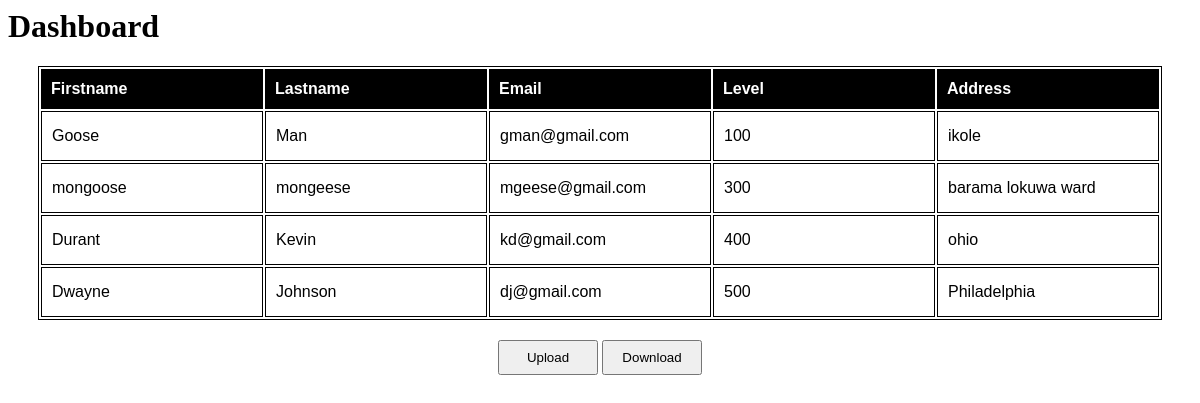
/dashboard, run on the app's committed database.
### manager/models.py (models this page shows, shortened)
class StudentInfo(models.Model):
    first_name = models.CharField(max_length=300)
    last_name = models.CharField(max_length=300)
    level = models.IntegerField()
    address = models.CharField(max_length=300)
    email = models.EmailField(max_length=300)

### manager/views.py (the view)
# urls.py: path('dashboard', views.Dashboard, name='dashboard')
def Dashboard(request):
    context = {
        'infos': StudentInfo.objects.all()
    }
    return render(request, 'manager/dashboard.html', context)

### manager/templates/manager/dashboard.html (shortened to what this page needs)
{%load static%}
{%block dashboard%}
<h1>Dashboard</h1>
<div align="center">
    <table>
        <tr id="heading">
            <th>Firstname</th>
            <th>Lastname</th>
            <th>Email</th>
            <th>Level</th>
            <th>Address</th>
        </tr>
        {%for info in infos%}
        <tr>
            <td>{{info.first_name}}</td>
            <td>{{info.last_name}}</td>
            <td>{{info.email}}</td>
            <td>{{info.level}}</td>
            <td>{{info.address}}</td>
        </tr>
        {%endfor%}
    </table>
    <button>Upload</button>
    <button>Download</button>
</div>
{%endblock%}

### manager/templates/manager/dashboard.html (style rules this page uses)
table, td { border: solid 1px #000000; font-family: helvetica; }
td, th { height: 50px; padding:10px; width: 200px }
th { height: 40px; color: white; text-align: left; background-color: #000000; }
button { width: 100px; height: 35px; margin-top: 20px; }

### data on the page
StudentInfo: first_name "Goose", last_name "Man", email "gman@gmail.com", level "100", address "ikole"
StudentInfo: first_name "mongoose", last_name "mongeese", email "mgeese@gmail.com", level "300", address "barama lokuwa ward"
StudentInfo: first_name "Durant", last_name "Kevin", email "kd@gmail.com", level "400", address "ohio"
StudentInfo: first_name "Dwayne", last_name "Johnson", email "dj@gmail.com", level "500", address "Philadelphia"
